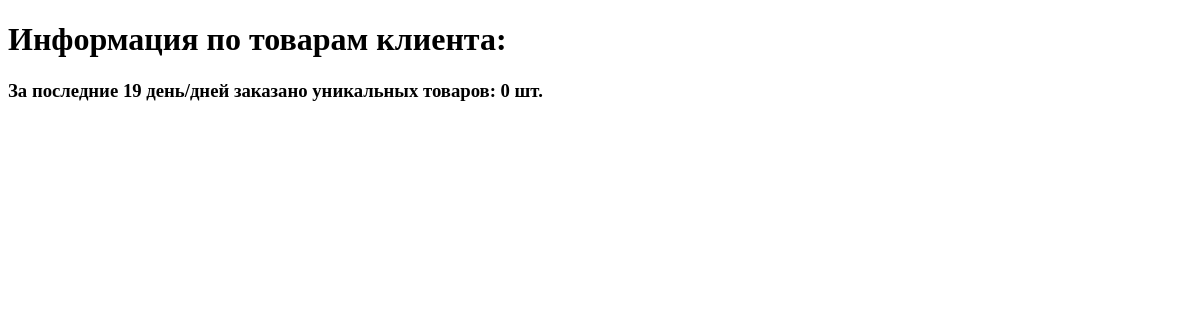
The app's page /h3/client_all/19/19, older data.
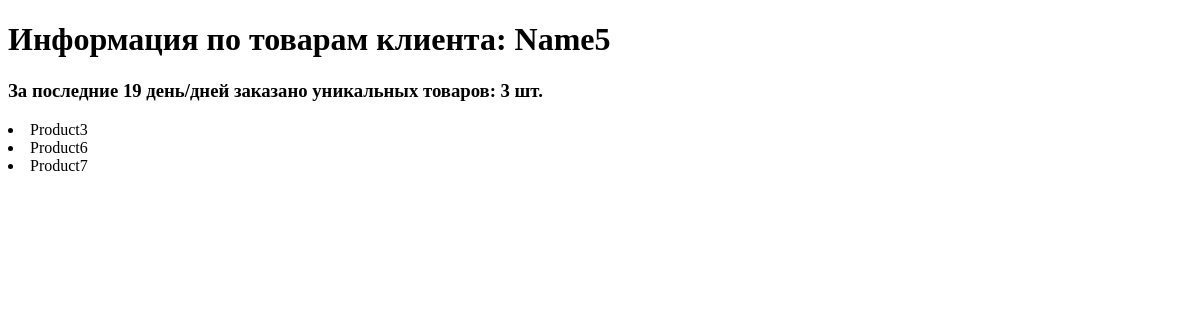
The same page, newer data.
### Homework_2/models.py (models this page shows, shortened)
class Client(models.Model):
    name = models.CharField(max_length=100)
    email = models.EmailField()
    phone_number = models.IntegerField()
    adress = models.CharField(max_length=200)
    registration_date = models.DateField()

class Product(models.Model):
    name = models.CharField(max_length=100)
    description = models.TextField()
    price = models.DecimalField(max_digits=8, decimal_places=2)
    value = models.IntegerField()
    date_add = models.DateField()
    data = models.FileField(upload_to='Homework_4', blank=True, null=True)

### Homework_3/views.py (the view)
# urls.py: path('client_all/<int:pk>/<int:dt>', views.client_products, name='clients_products'),
def client_products(request, pk, dt):
    today = datetime.now(timezone.utc)
    some_day_before = today - timedelta(days=dt)
    user = Client.objects.filter(id=pk).first()
    order = Order.objects.filter(customer=user, date_ordered__gte=some_day_before)
    final_basket = []
    for elem in range(len(order)):
        id_order = order[elem].id
        basket = Order.objects.filter(id=id_order)
        for item in basket.values('products'):
            for value in item.values():
                if Product.objects.filter(id=value).first().name not in final_basket:
                    final_basket.append(Product.objects.filter(id=value).first().name)
    context = {'user': user, 'value': len(final_basket), 'order': order, 'final': final_basket, 'date': dt}
    return render(request, 'Homework_3/products.html', context)

### Homework_3/templates/Homework_3/products.html (shortened to what this page needs)
<!DOCTYPE html>
<html lang="en">
<head>
</head>
<body>
    <h1>Информация по товарам клиента: {{ user.name }}</h1>
    <h3>За последние {{ date }} день/дней заказано уникальных товаров: {{ value }} шт.</h3>
    {% for item in final %}
        <li>{{ item }}</li>
    {% endfor %}
</body>
</html>

Row changes from the older to the newer data that the page shows:
added Client: name "Name5"
added Product: final "Product3"
added Product: final "Product6"
added Product: final "Product7"
Text that changed along with them:
{{ value }}: "0" → "3"
